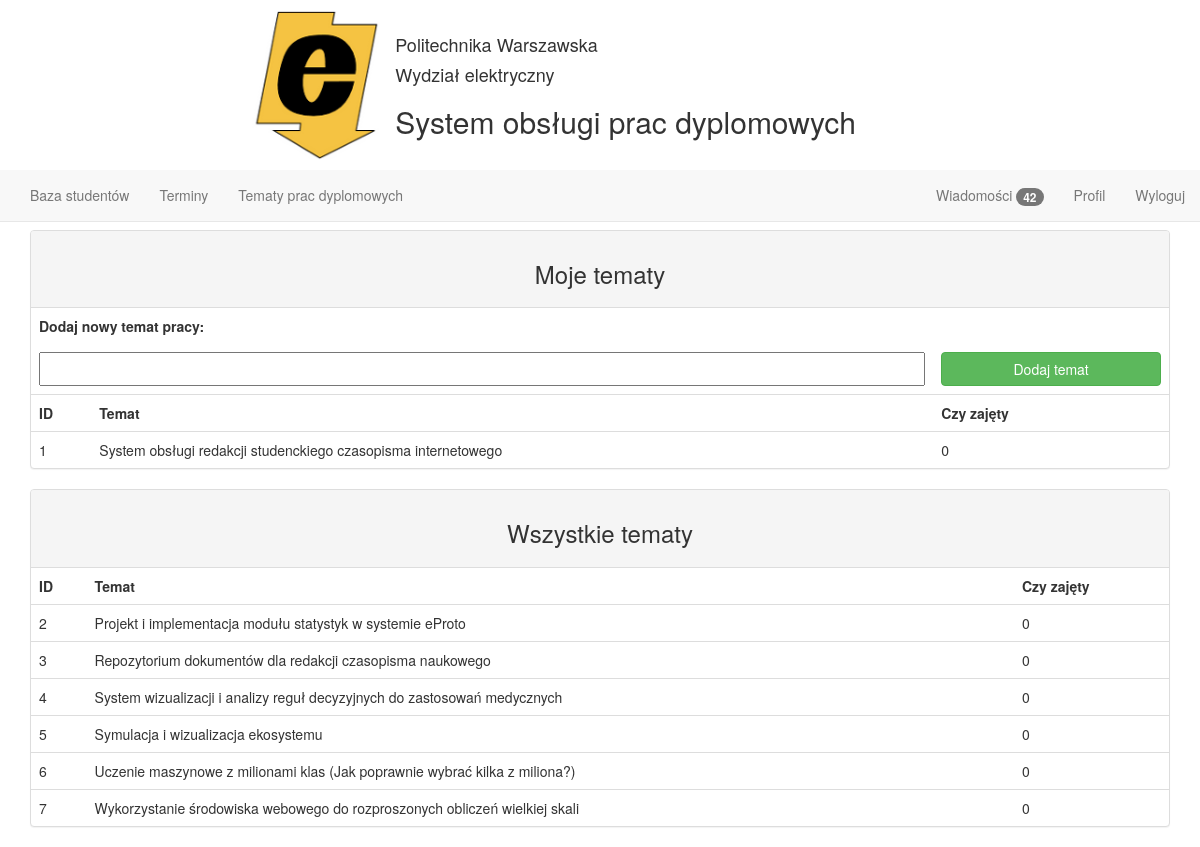
The page /subjects on the database as committed earlier.
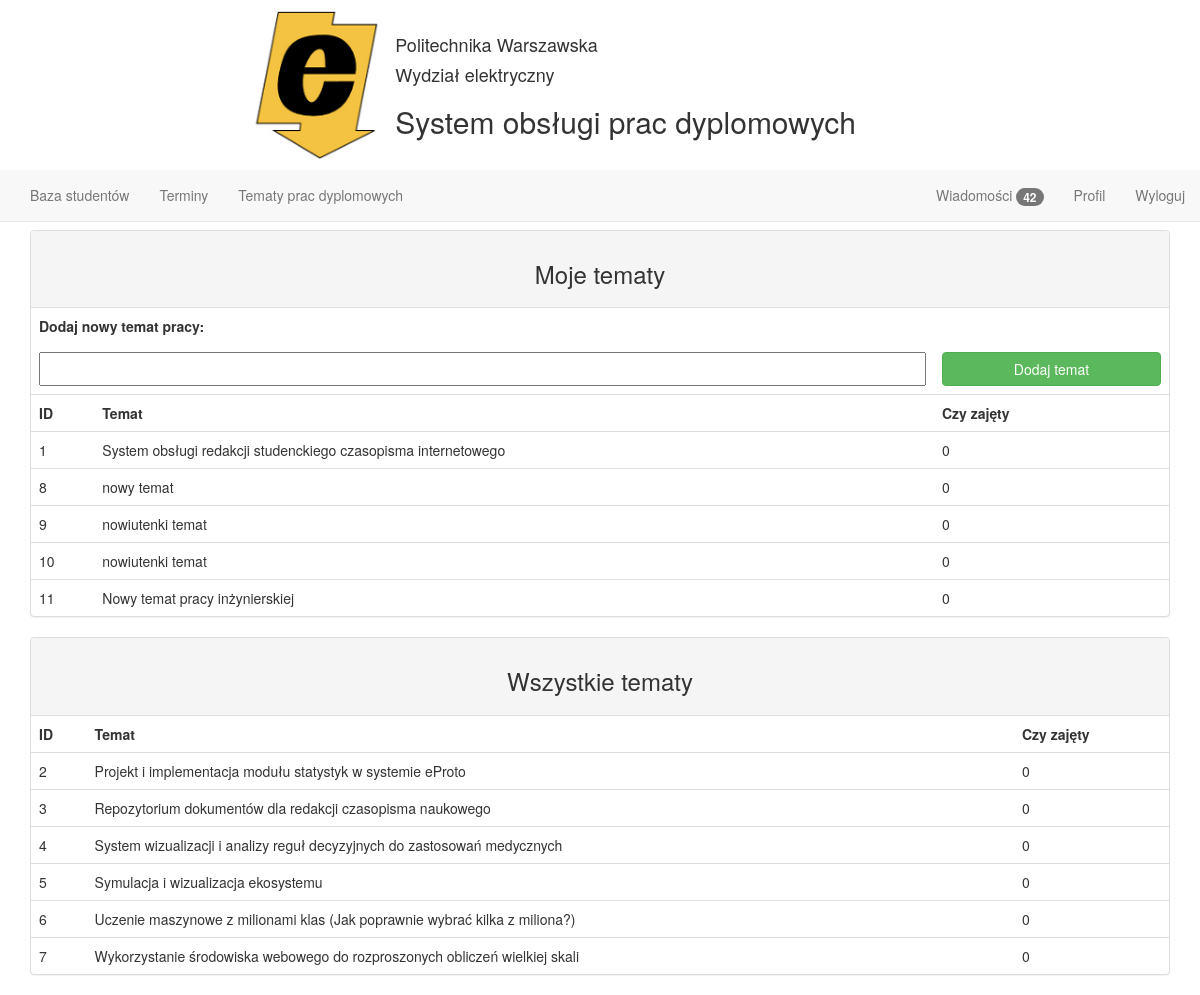
The same page on the database as committed later.
### tables this page shows
CREATE TABLE temat_pracy(
  id_tematu INTEGER PRIMARY KEY AUTOINCREMENT,
  id_wykladowca INTEGER,
  temat TEXT NOT NULL,
  czy_zajety INTEGER,
  FOREIGN KEY (id_wykladowca) REFERENCES wykladowca(id_wykladowcy)
);

### main.py (the view)
@app.route('/subjects', methods=['GET', 'POST'])
def subjects():
    id = "1"
    cur = g.db.execute(
        'SELECT temat_pracy.id_tematu, temat_pracy.temat, temat_pracy.czy_zajety FROM temat_pracy WHERE id_wykladowca = ' + id + ';')
    my_subjects = [dict(id=row[0], temat=row[1], czy_zajety=row[2]) for row in cur.fetchall()]
    cur = g.db.execute(
        'SELECT temat_pracy.id_tematu, temat_pracy.temat, temat_pracy.czy_zajety FROM temat_pracy WHERE id_wykladowca != ' + id + ';')
    all_subjects = [dict(id=row[0], temat=row[1], czy_zajety=row[2]) for row in cur.fetchall()]
    return render_template('lecturer_subjects.html', my_subjects=my_subjects, all_subjects=all_subjects)

### main.py (called while the page is built)
def connect_db():
    return sqlite3.connect(app.config['DATABASE'])

@app.before_request
def before_request():
    g.db = connect_db()

@app.teardown_request
def teardown_request(exception):
    db = getattr(g, 'db', None)
    if db is not None:
        db.close()

### templates/lecturer_subjects.html
{% extends "lecturer_layout.html" %} {% block main %}
    <div class="panel panel-default">
        <div class="panel-heading text-center">
            <h3>Moje tematy</h3>
        </div>
        <table class="table">
            <thead>
            <tr>
                <td colspan="3">Dodaj nowy temat pracy:</td>
            </tr>
            <tr class="remove-top-border">
                <form id="add-subject" method="post" action='add_subject'>
                    <td colspan="2" class="remove-top-border">
                        <input id="subject" name="temat" type="text"/>
                    </td>
                    <td class="remove-top-border">
                        <button class="btn btn-success btn-block" type="submit">Dodaj temat</button>
                    </td>
                </form>
            </tr>
            <tr>
                <td>ID</td>
                <td>Temat</td>
                <td>Czy zajęty</td>
            </tr>
            </thead>
            <tbody>
            {% for my_subject in my_subjects %}
                <tr>
                    <td>{{ my_subject.id }}</td>
                    <td>{{ my_subject.temat }}</td>
                    <td>{{ my_subject.czy_zajety }}</td>
                </tr>
            {% endfor %}
            </tbody>
        </table>
    </div>
    <div class="panel panel-default">
        <div class="panel-heading text-center"><h3>Wszystkie tematy</h3></div>
        <table class="table">
            <thead>
            <tr>
                <td>ID</td>
                <td>Temat</td>
                <td>Czy zajęty</td>
            </tr>
            </thead>
            <tbody>
            {% for all_subject in all_subjects %}
                <tr>
                    <td>{{ all_subject.id }}</td>
                    <td>{{ all_subject.temat }}</td>
                    <td>{{ all_subject.czy_zajety }}</td>
                </tr>
            {% endfor %}
            </tbody>
        </table>
    </div>
{% endblock %}

### templates/lecturer_layout.html (shortened to what this page needs)
{% extends "main_layout.html" %} {% block body %}
    <nav class="navbar navbar-default navbar-fixed-top top-margin-170">
        <div class="container-fluid">
            <div class="collapse navbar-collapse" id="navbar-lecturer">
                <ul class="nav navbar-nav">
                    <li><a href="{{ url_for('database') }}">Baza studentów</a></li>
                    <li><a href="{{ url_for('terms') }}">Terminy</a></li>
                    <li><a href="{{ url_for('subjects') }}">Tematy prac dyplomowych</a></li>
                </ul>
                <ul class="nav navbar-nav navbar-right">
                    <li><a href="{{ url_for('message_lecturer') }}">Wiadomości <span class="badge">42</span></a></li>
                    <li><a href="{{ url_for('profile_lecturer') }}">Profil</a></li>
                    <li><a href="{{ url_for('signout') }}">Wyloguj</a></li>
                </ul>
            </div>
        </div>
    </nav>
    <div class="container-fluid">
        {% block main %}
        {% endblock %}
    </div>
{% endblock %}

### templates/main_layout.html (shortened to what this page needs)
<!DOCTYPE html>
<html lang="en">
<head>
    <link rel=stylesheet type=text/css
          href="{{ url_for('static', filename='bootstrap/css/bootstrap.min.css') }}">
    <link rel=stylesheet type=text/css
          href="{{ url_for('static', filename='style.css') }}">
</head>
<body>
<nav class="navbar-fixed-top">
    <div class="container-fluid header">
        <div class="header-content">
            <img id="logo" src="{{ url_for('static', filename='images/logo.png') }}"/>
            <div class="header-titles">
                <h4>Politechnika Warszawska</h4>
                <h4>Wydział elektryczny</h4>
                <h2>System obsługi prac dyplomowych</h2>
            </div>
        </div>
    </div>
</nav>
<div class="container-fluid">
    {% block body %}{% endblock %}
</div>
</body>
</html>

### static/style.css (style rules this page uses)
body { padding-top: 230px; }
.header { border-bottom: 1px solid #ddd; background: #fff; }
.header-content { width: 700px; margin: auto; }
.header-content #logo { margin: 10px 0; height: 150px; }
.header-content .header-titles { padding: 15px; height: 150px; margin: 10px 0; float: left; }
#logo { margin: 10px; float: left; }
.top-margin-170 { margin-top: 170px; }
.table thead tr { font-weight: bold; }
.remove-top-border { border-top: none !important; }
#subject { height: 34px; line-height: 20px; width: 100%; }
.table input { width: 100%; }

Rows that differ between the two databases and show on the page:
added temat_pracy: id "8", temat "nowy temat", czy_zajety "0", shown under "Moje tematy"
added temat_pracy: id "9", temat "nowiutenki temat", czy_zajety "0", shown under "Moje tematy"
added temat_pracy: id "10", temat "nowiutenki temat", czy_zajety "0", shown under "Moje tematy"
added temat_pracy: id "11", temat "Nowy temat pracy inżynierskiej", czy_zajety "0", shown under "Moje tematy"
